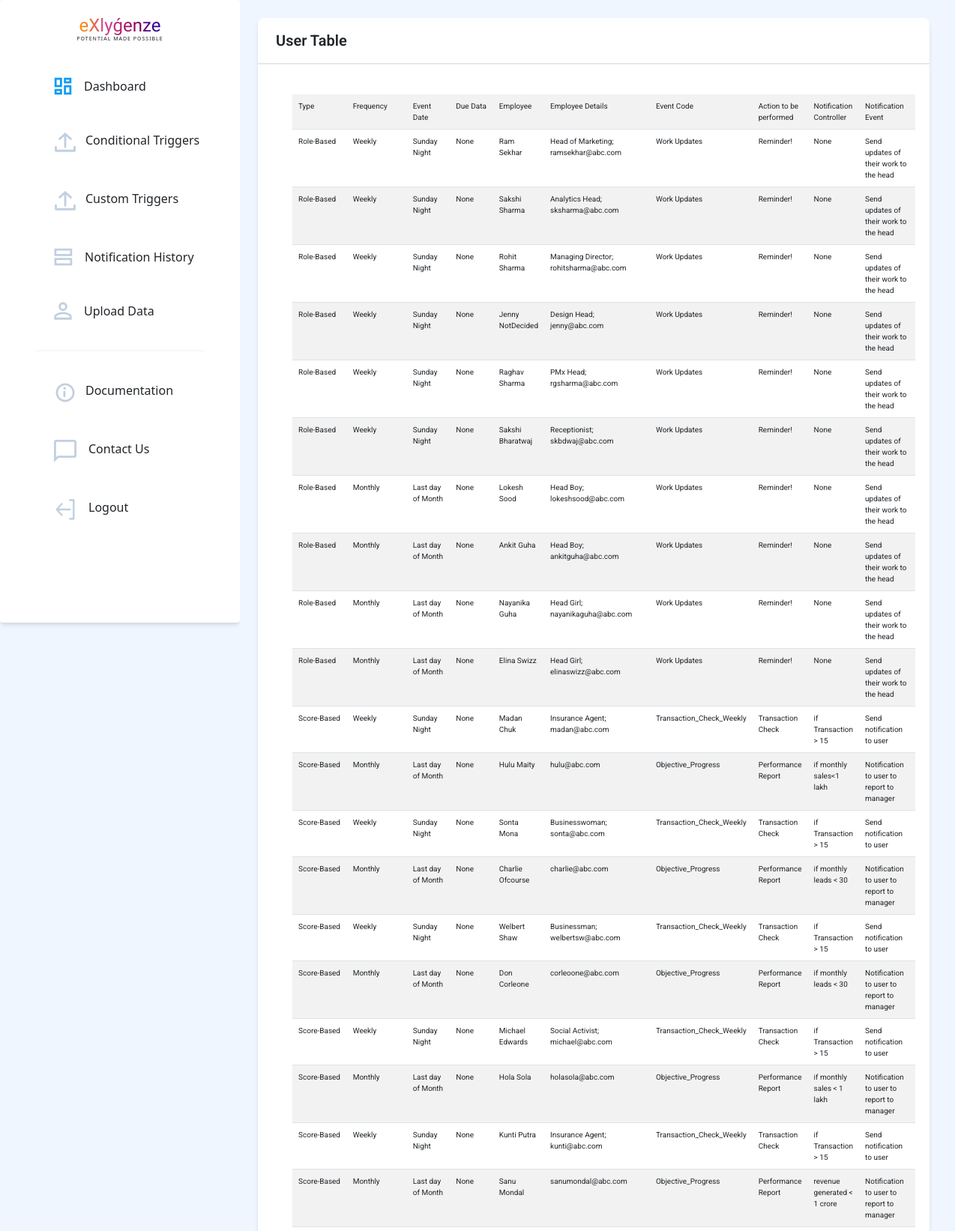
The app's page /user_table (signed in, upper part) with its own data.
### application/models.py (models this page shows, shortened)
class CSVExtract(db.Model,UserMixin):
    id = db.Column(db.Integer, primary_key=True)
    type = db.Column(db.String(500), nullable=False)
    frequency = db.Column(db.String(500), nullable=False)
    event_date = db.Column(db.String(500), nullable=False)
    due_data = db.Column(db.String(500), nullable=False)
    employee = db.Column(db.String(500), nullable=False)
    employee_details = db.Column(db.String(1000), nullable=False)
    event_code = db.Column(db.String(500), nullable=False)
    action_perform = db.Column(db.String(500), nullable=False)
    notification_controller = db.Column(db.String(500), nullable=False)
    notification_event = db.Column(db.String(1000), nullable=False)
    user_id = db.Column(db.Integer,db.ForeignKey('user.id'),nullable=False)

### application/routes.py (the view)
@app.route('/user_table')
def usertable():
    data = current_user.data
    return render_template('usertable.html',data=data)

### application/models.py (called while the page is built)
@login_manager.user_loader
def load_user(user_id):
    return User.query.get(int(user_id))

### application/templates/usertable.html (shortened to what this page needs)
{% extends 'basic.html'%}
{% block body %}
<body>
    <div class="bg-blue-50 flex">
        {% include "navbar.html" %}
        <div class="flex">
            <div>
                <div class="subideabody" style="font-family: 'Roboto';">
                    <div class=" bg-blue-50 flex  ">
                        <div class="mx-4 flex-grow">
                            <br>
                            <div class=" flex flex-wrap ">
                                <div class=" bg-white max-w-4xl rounded-lg w-screen shadow-md">
                                    <div>
                                        <div class="py-3 pl-6 font-medium text-xl border-b-2 font-semibold">User Table </div>
                                        <br>
                                        <div class="py-3 pl-6 border-b-2" style = "width:800px">
                                        <table id = "history" class="table table-striped">
                                            {% for data in data %}
                                                <tr>
                                                    <td>{{data.type}}</td>
                                                    <td>{{data.frequency}}</td>
                                                    <td>{{data.event_date}}</td>
                                                    <td>{{data.due_data}}</td>
                                                    <td>{{data.employee}}</td>
                                                    <td>{{data.employee_details}}</td>
                                                    <td>{{data.event_code}}</td>
                                                    <td>{{data.action_perform}}</td>
                                                    <td>{{data.notification_controller}}</td>
                                                    <td>{{data.notification_event}}</td>
                                                </tr>
                                            {% endfor %}
                                        </table>
                                    </div>
                                    </div>
                                </div>
                            </div>
                        </div>
                    </div>
                </div>
            </div>
        </div>
    </div>
</body>
{%endblock%}

### application/templates/usertable.html (style rules this page uses)
.subideabody { font-family: 'Poppins'; background-color: #f8f8f8; }
#history { margin-left: 22px; border-collapse: collapse; width: 100%; font-size: 10px; }
#history tr { height: 20px; }

### records on screen
CSVExtract: type "Type", frequency "Frequency", event_date "Event Date", due_data "Due Data", employee "Employee", employee_details "Employee Details", event_code "Event Code", action_perform "Action to be performed", notification_controller "Notification Controller", notification_event "Notification Event"
CSVExtract: type "Role-Based", frequency "Weekly", event_date "Sunday Night", due_data "None", employee "Ram Sekhar", employee_details "Head of Marketing; ramsekhar@abc.com", event_code "Work Updates", action_perform "Reminder!", notification_controller "None", notification_event "Send updates of their work to the head"
CSVExtract: type "Role-Based", frequency "Weekly", event_date "Sunday Night", due_data "None", employee "Sakshi Sharma", employee_details "Analytics Head; sksharma@abc.com", event_code "Work Updates", action_perform "Reminder!", notification_controller "None", notification_event "Send updates of their work to the head"
CSVExtract: type "Role-Based", frequency "Weekly", event_date "Sunday Night", due_data "None", employee "Rohit Sharma", employee_details "Managing Director; rohitsharma@abc.com", event_code "Work Updates", action_perform "Reminder!", notification_controller "None", notification_event "Send updates of their work to the head"
CSVExtract: type "Role-Based", frequency "Weekly", event_date "Sunday Night", due_data "None", employee "Jenny NotDecided", employee_details "Design Head; jenny@abc.com", event_code "Work Updates", action_perform "Reminder!", notification_controller "None", notification_event "Send updates of their work to the head"
CSVExtract: type "Role-Based", frequency "Weekly", event_date "Sunday Night", due_data "None", employee "Raghav Sharma", employee_details "PMx Head; rgsharma@abc.com", event_code "Work Updates", action_perform "Reminder!", notification_controller "None", notification_event "Send updates of their work to the head"
CSVExtract: type "Role-Based", frequency "Weekly", event_date "Sunday Night", due_data "None", employee "Sakshi Bharatwaj", employee_details "Receptionist; skbdwaj@abc.com", event_code "Work Updates", action_perform "Reminder!", notification_controller "None", notification_event "Send updates of their work to the head"
CSVExtract: type "Role-Based", frequency "Monthly", event_date "Last day of Month", due_data "None", employee "Lokesh Sood", employee_details "Head Boy; lokeshsood@abc.com", event_code "Work Updates", action_perform "Reminder!", notification_controller "None", notification_event "Send updates of their work to the head"
CSVExtract: type "Role-Based", frequency "Monthly", event_date "Last day of Month", due_data "None", employee "Ankit Guha", employee_details "Head Boy; ankitguha@abc.com", event_code "Work Updates", action_perform "Reminder!", notification_controller "None", notification_event "Send updates of their work to the head"
CSVExtract: type "Role-Based", frequency "Monthly", event_date "Last day of Month", due_data "None", employee "Nayanika Guha", employee_details "Head Girl; nayanikaguha@abc.com", event_code "Work Updates", action_perform "Reminder!", notification_controller "None", notification_event "Send updates of their work to the head"
CSVExtract: type "Role-Based", frequency "Monthly", event_date "Last day of Month", due_data "None", employee "Elina Swizz", employee_details "Head Girl; elinaswizz@abc.com", event_code "Work Updates", action_perform "Reminder!", notification_controller "None", notification_event "Send updates of their work to the head"
CSVExtract: type "Score-Based", frequency "Weekly", event_date "Sunday Night", due_data "None", employee "Madan Chuk", employee_details "Insurance Agent; madan@abc.com", event_code "Transaction_Check_Weekly", action_perform "Transaction Check", notification_controller "if Transaction > 15", notification_event "Send notification to user"
CSVExtract: type "Score-Based", frequency "Monthly", event_date "Last day of Month", due_data "None", employee "Hulu Maity", employee_details "hulu@abc.com", event_code "Objective_Progress", action_perform "Performance Report", notification_controller "if monthly sales<1 lakh", notification_event "Notification to user to report to manager"
CSVExtract: type "Score-Based", frequency "Weekly", event_date "Sunday Night", due_data "None", employee "Sonta Mona", employee_details "Businesswoman; sonta@abc.com", event_code "Transaction_Check_Weekly", action_perform "Transaction Check", notification_controller "if Transaction > 15", notification_event "Send notification to user"
CSVExtract: type "Score-Based", frequency "Monthly", event_date "Last day of Month", due_data "None", employee "Charlie Ofcourse", employee_details "charlie@abc.com", event_code "Objective_Progress", action_perform "Performance Report", notification_controller "if monthly leads < 30", notification_event "Notification to user to report to manager"
CSVExtract: type "Score-Based", frequency "Weekly", event_date "Sunday Night", due_data "None", employee "Welbert Shaw", employee_details "Businessman; welbertsw@abc.com", event_code "Transaction_Check_Weekly", action_perform "Transaction Check", notification_controller "if Transaction > 15", notification_event "Send notification to user"
CSVExtract: type "Score-Based", frequency "Monthly", event_date "Last day of Month", due_data "None", employee "Don Corleone", employee_details "corleoone@abc.com", event_code "Objective_Progress", action_perform "Performance Report", notification_controller "if monthly leads < 30", notification_event "Notification to user to report to manager"
CSVExtract: type "Score-Based", frequency "Weekly", event_date "Sunday Night", due_data "None", employee "Michael Edwards", employee_details "Social Activist; michael@abc.com", event_code "Transaction_Check_Weekly", action_perform "Transaction Check", notification_controller "if Transaction > 15", notification_event "Send notification to user"
CSVExtract: type "Score-Based", frequency "Monthly", event_date "Last day of Month", due_data "None", employee "Hola Sola", employee_details "holasola@abc.com", event_code "Objective_Progress", action_perform "Performance Report", notification_controller "if monthly sales < 1 lakh", notification_event "Notification to user to report to manager"
CSVExtract: type "Score-Based", frequency "Weekly", event_date "Sunday Night", due_data "None", employee "Kunti Putra", employee_details "Insurance Agent; kunti@abc.com", event_code "Transaction_Check_Weekly", action_perform "Transaction Check", notification_controller "if Transaction > 15", notification_event "Send notification to user"
CSVExtract: type "Score-Based", frequency "Monthly", event_date "Last day of Month", due_data "None", employee "Sanu Mondal", employee_details "sanumondal@abc.com", event_code "Objective_Progress", action_perform "Performance Report", notification_controller "revenue generated < 1 crore", notification_event "Notification to user to report to manager"
